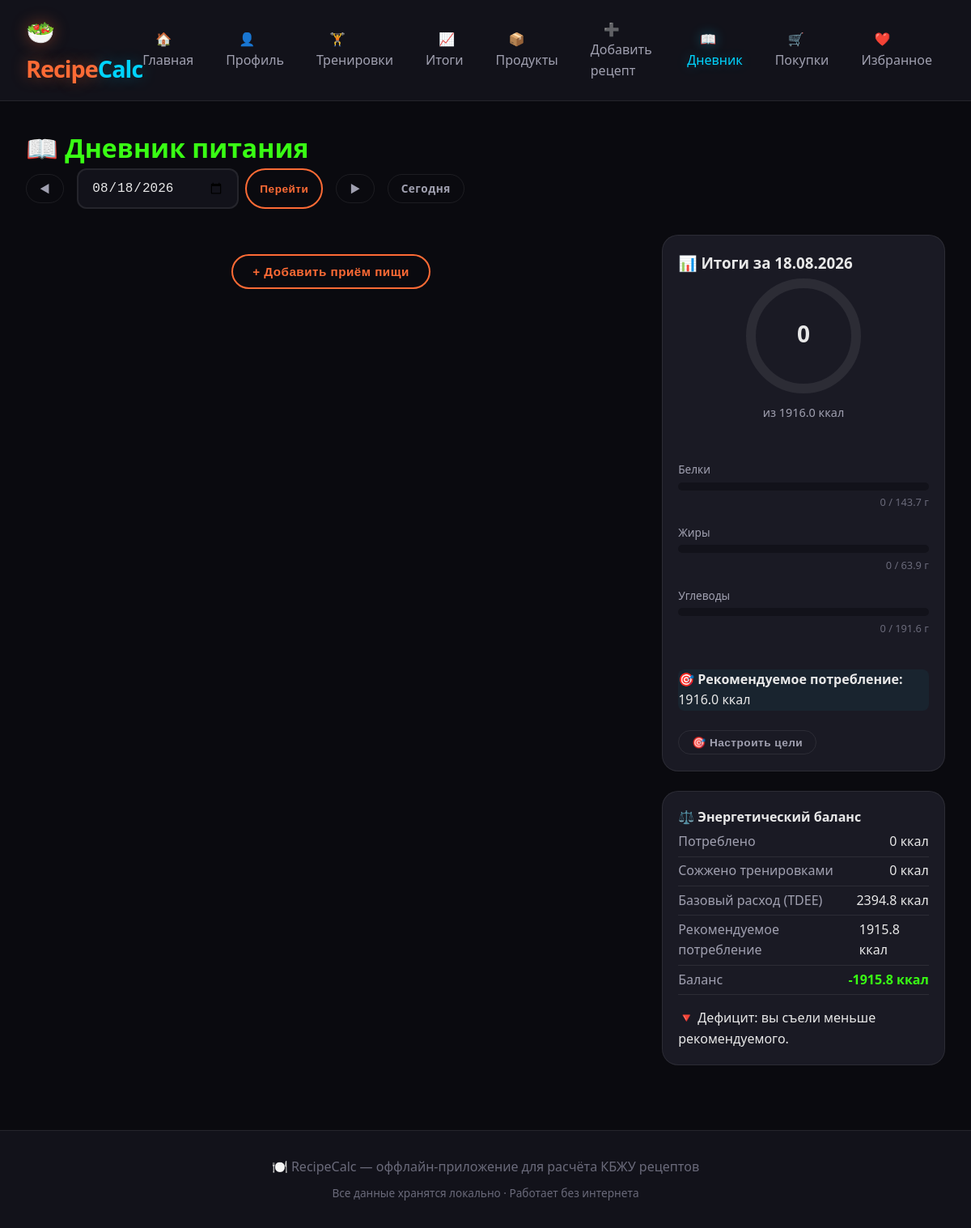
Screenshot of /diary/ with the database file from the repository.
### models.py (models this page shows)
class DietGoal(db.Model):
    id = db.Column(db.Integer, primary_key=True)
    calories = db.Column(db.Float, default=2000.0)
    proteins = db.Column(db.Float, default=100.0)
    fats = db.Column(db.Float, default=70.0)
    carbs = db.Column(db.Float, default=250.0)
    goal_type = db.Column(db.String(20), default='maintain')

### routes/diary.py (the view)
@diary_bp.route('/')
def diary():
    date_str = request.args.get('date', datetime.now().strftime('%Y-%m-%d'))
    try:
        diary_date = datetime.strptime(date_str, '%Y-%m-%d').date()
    except ValueError:
        diary_date = date.today()
    prev_date = diary_date - timedelta(days=1)
    next_date = diary_date + timedelta(days=1)
    meals = MealRecord.query.filter(MealRecord.date == diary_date).order_by(MealRecord.time).all()
    activities = ActivityLog.query.filter(ActivityLog.date == diary_date).all()
    goal = DietGoal.query.first()
    if not goal:
        goal = DietGoal()
        db.session.add(goal)
        db.session.commit()
    user_profile = UserProfile.query.first()
    if not user_profile:
        user_profile = UserProfile()
        db.session.add(user_profile)
        db.session.commit()
    total_calories = sum(meal.total_calories() for meal in meals)
    total_proteins = sum(meal.total_proteins() for meal in meals)
    total_fats = sum(meal.total_fats() for meal in meals)
    total_carbs = sum(meal.total_carbs() for meal in meals)
    burned_calories = sum(a.calories_burned for a in activities)
    tdee = None
    if user_profile.weight > 0 and user_profile.height > 0 and user_profile.age > 0:
        if user_profile.gender == 'male':
            bmr = 10 * user_profile.weight + 6.25 * user_profile.height - 5 * user_profile.age + 5
        else:
            bmr = 10 * user_profile.weight + 6.25 * user_profile.height - 5 * user_profile.age - 161
        factors = {'low': 1.2, 'medium': 1.55, 'high': 1.725}
        tdee = bmr * factors.get(user_profile.activity_level, 1.55)
    recommended_intake = None
    if tdee:
        if goal.goal_type == 'lose':
            recommended_intake = (tdee + burned_calories) - (tdee * 0.2)
        elif goal.goal_type == 'gain':
            recommended_intake = (tdee + burned_calories) + (tdee * 0.1)
        else:
            recommended_intake = tdee + burned_calories
    net_balance = (total_calories - recommended_intake) if recommended_intake is not None else None
    return render_template(
        'diary.html',
        date=diary_date,
        prev_date=prev_date,
        next_date=next_date,
        now=datetime.now(),
        meals=meals,
        goal=goal,
        totals={
            'calories': total_calories,
            'proteins': total_proteins,
            'fats': total_fats,
            'carbs': total_carbs,
            'burned': burned_calories,
            'tdee': tdee,
            'recommended': recommended_intake,
            'balance': net_balance,
            'net_balance': net_balance
        }
    )

### templates/diary.html (shortened to what this page needs)
{% extends "base.html" %}
{% block content %}
<h1 style="color: var(--neon-green);">📖 Дневник питания</h1>
<div class="date-navigator" style="display:flex; gap:1rem; align-items:center; margin-bottom:2rem;">
    <a href="{{ url_for('diary.diary', date=prev_date.isoformat()) }}" class="btn btn-sm btn-outline">◀</a>
    <form method="GET" action="{{ url_for('diary.diary') }}" style="display:flex; gap:0.5rem;">
        <input type="date" name="date" value="{{ date.isoformat() }}" class="form-control" style="width:200px;">
        <button type="submit" class="btn btn-sm btn-primary">Перейти</button>
    </form>
    <a href="{{ url_for('diary.diary', date=next_date.isoformat()) }}" class="btn btn-sm btn-outline">▶</a>
    <a href="{{ url_for('diary.diary') }}" class="btn btn-sm btn-outline">Сегодня</a>
</div>
<div class="diary-layout">
    <div class="diary-meals">
        <div class="text-center mt-3">
            <button class="btn btn-primary" onclick="showAddMealModal()">+ Добавить приём пищи</button>
        </div>
    </div>
    <div class="diary-summary">
        <div class="card">
            <div class="card-body">
                <h3>📊 Итоги за {{ date.strftime('%d.%m.%Y') }}</h3>
                <div class="calorie-ring">
                    <svg width="150" height="150" viewBox="0 0 150 150">
                        <circle cx="75" cy="75" r="65" fill="none" stroke="var(--border-color)" stroke-width="12"/>
                        <circle cx="75" cy="75" r="65" fill="none" stroke="var(--neon-orange)" stroke-width="12"
                                stroke-dasharray="408.4" stroke-dashoffset="{{ 408.4 * (1 - totals.calories / goal.calories) if totals.calories <= goal.calories else 0 }}"
                                stroke-linecap="round" transform="rotate(-90 75 75)"/>
                        <text x="75" y="75" text-anchor="middle" dy="0.3em" fill="var(--text-primary)" font-size="28" font-weight="bold">
                            {{ totals.calories|round(0) }}
                        </text>
                    </svg>
                    <div class="calorie-ring-label">из {{ goal.calories|round(0) }} ккал</div>
                </div>
                <div class="macro-bars">
                    <div class="macro-bar">
                        <div class="macro-bar__label">Белки</div>
                        <div class="macro-bar__track">
                        </div>
                        <div class="macro-bar__values">{{ totals.proteins|round(1) }} / {{ goal.proteins }} г</div>
                    </div>
                    <div class="macro-bar">
                        <div class="macro-bar__label">Жиры</div>
                        <div class="macro-bar__track">
                        </div>
                        <div class="macro-bar__values">{{ totals.fats|round(1) }} / {{ goal.fats }} г</div>
                    </div>
                    <div class="macro-bar">
                        <div class="macro-bar__label">Углеводы</div>
                        <div class="macro-bar__track">
                        </div>
                        <div class="macro-bar__values">{{ totals.carbs|round(1) }} / {{ goal.carbs }} г</div>
                    </div>
                </div>
                {% if totals.recommended %}
                <div class="mt-3 p-2" style="background: rgba(0,212,255,0.05); border-radius: 8px;">
                    <strong>🎯 Рекомендуемое потребление:</strong> {{ totals.recommended|round(0) }} ккал
                </div>
                {% endif %}
                <div class="mt-3">
                    <button type="button" class="btn btn-sm btn-outline" onclick="toggleGoals()">🎯 Настроить цели</button>
                </div>
            </div>
        </div>
        <div class="card mt-3">
            <div class="card-body">
                <h4>⚖️ Энергетический баланс</h4>
                <div class="balance-row">
                    <span class="balance-label">Потреблено</span>
                    <span class="balance-value">{{ totals.calories|round(1) }} ккал</span>
                </div>
                <div class="balance-row">
                    <span class="balance-label">Сожжено тренировками</span>
                    <span class="balance-value">{{ totals.burned|round(1) }} ккал</span>
                </div>
                {% if totals.tdee %}
                <div class="balance-row">
                    <span class="balance-label">Базовый расход (TDEE)</span>
                    <span class="balance-value">{{ totals.tdee|round(1) }} ккал</span>
                </div>
                <div class="balance-row">
                    <span class="balance-label">Рекомендуемое потребление</span>
                    <span class="balance-value">{{ totals.recommended|round(1) }} ккал</span>
                </div>
                <div class="balance-row">
                    <span class="balance-label">Баланс</span>
                    <span class="balance-value" style="font-weight:bold; color: {% if totals.balance > 0 %}var(--neon-orange){% else %}var(--neon-green){% endif %};">
                        {{ totals.balance|round(1) }} ккал
                    </span>
                </div>
                <p class="small text-muted mt-2">
                    {% if totals.balance > 0 %}
                        🔺 Профицит: вы съели больше рекомендуемого.
                    {% elif totals.balance < 0 %}
                        🔻 Дефицит: вы съели меньше рекомендуемого.
                    {% else %}
                        ⚖️ Идеальный баланс.
                    {% endif %}
                </p>
                {% else %}
                <p class="small text-muted mt-2">
                    <a href="{{ url_for('profile.profile') }}">Заполните профиль</a>, чтобы увидеть базовый расход и рекомендации.
                </p>
                {% endif %}
            </div>
        </div>
    </div>
</div>
{% endblock %}

### static/css/style.css (style rules this page uses)
:root { --bg-primary: #0a0a0f; --bg-secondary: #12121a; --bg-card: #1a1a24; --bg-card-hover: #222230; --neon-orange: #ff6b35; --neon-orange-glow: rgba(255, 107, 53, 0.4); --neon-green: #39ff14; --neon-green-glow: rgba(57, 255, 20, 0.3); --neon-blue: #00d4ff; --neon-blue-glow: rgba(0, 212, 255, 0.3); --neon-pink: #ff2d95; --neon-pink-glow: rgba(255, 45, 149, 0.3); --neon-yellow: #ffd700; --text-primary: #e8e8e8; --text-secondary: #a0a0b0; --text-muted: #6a6a7a; --border-color: rgba(255, 255, 255, 0.08); --success: #39ff14; --warning: #ffd700; --danger: #ff2d95; --radius-sm: 8px; --radius-md: 12px; --radius-lg: 20px; --radius-xl: 28px; --transition: all 0.3s cubic-bezier(0.4, 0, 0.2, 1); }
* { margin: 0; padding: 0; box-sizing: border-box; }
body { font-family: 'Segoe UI', system-ui, -apple-system, sans-serif; background: var(--bg-primary); color: var(--text-primary); line-height: 1.6; min-height: 100vh; }
.btn { display: inline-block; padding: 0.7rem 1.5rem; border: 2px solid transparent; border-radius: var(--radius-xl); font-weight: 600; text-decoration: none; cursor: pointer; transition: var(--transition); font-size: 0.95rem; letter-spacing: 0.5px; }
.btn-primary { background: transparent; border-color: var(--neon-orange); color: var(--neon-orange); }
.btn-sm { padding: 0.4rem 1rem; font-size: 0.85rem; }
.card { position: relative; }
.card { background: var(--bg-card); border: 1px solid var(--border-color); border-radius: var(--radius-lg); overflow: hidden; transition: var(--transition); display: flex; flex-direction: column; height: 100%; }
.card-body { padding: 1.2rem; flex: 1; display: flex; flex-direction: column; }
.form-control { width: 100%; padding: 0.8rem 1rem; background: var(--bg-secondary); border: 2px solid var(--border-color); border-radius: var(--radius-md); color: var(--text-primary); font-size: 1rem; transition: var(--transition); }
.text-center { text-align: center; }
.mt-2 { margin-top: 1rem; }
.mt-3 { margin-top: 1.5rem; }
.card { animation: fadeIn 0.5s ease-out forwards; }
.btn-outline { background: transparent; border: 1px solid var(--border-color); color: var(--text-secondary); }
.diary-layout { display: grid; grid-template-columns: 1fr 350px; gap: 2rem; align-items: start; }
.calorie-ring { text-align: center; margin-bottom: 1.5rem; }
.calorie-ring svg { display: block; margin: 0 auto; }
.calorie-ring-label { color: var(--text-secondary); margin-top: 0.5rem; font-size: 0.9rem; }
.macro-bars { margin-top: 1.5rem; }
.macro-bar { margin-bottom: 1rem; }
.macro-bar__label { font-size: 0.85rem; color: var(--text-secondary); margin-bottom: 0.3rem; }
.macro-bar__track { height: 10px; background: var(--bg-secondary); border-radius: 5px; overflow: hidden; margin-bottom: 0.3rem; }
.macro-bar__values { font-size: 0.8rem; color: var(--text-muted); text-align: right; }
.balance-row { display: flex; justify-content: space-between; padding: 0.3rem 0; border-bottom: 1px solid var(--border-color); }
.balance-label { color: var(--text-secondary); }
.balance-value { font-weight: 500; }

### rows the page displays
DietGoal: calories "1916.0", proteins "143.7", fats "63.9", carbs "191.6"

### other values shown
{{ date.strftime('%d.%m.%Y') }} "18.08.2026"
{{ totals.calories|round(0) }} "0"
{{ totals.proteins|round(1) }} "0"
{{ totals.fats|round(1) }} "0"
{{ totals.carbs|round(1) }} "0"
{{ totals.recommended|round(0) }} "1916.0"
{{ totals.calories|round(1) }} "0"
{{ totals.burned|round(1) }} "0"
{{ totals.tdee|round(1) }} "2394.8"
{{ totals.recommended|round(1) }} "1915.8"
{{ totals.balance|round(1) }} "-1915.8"
